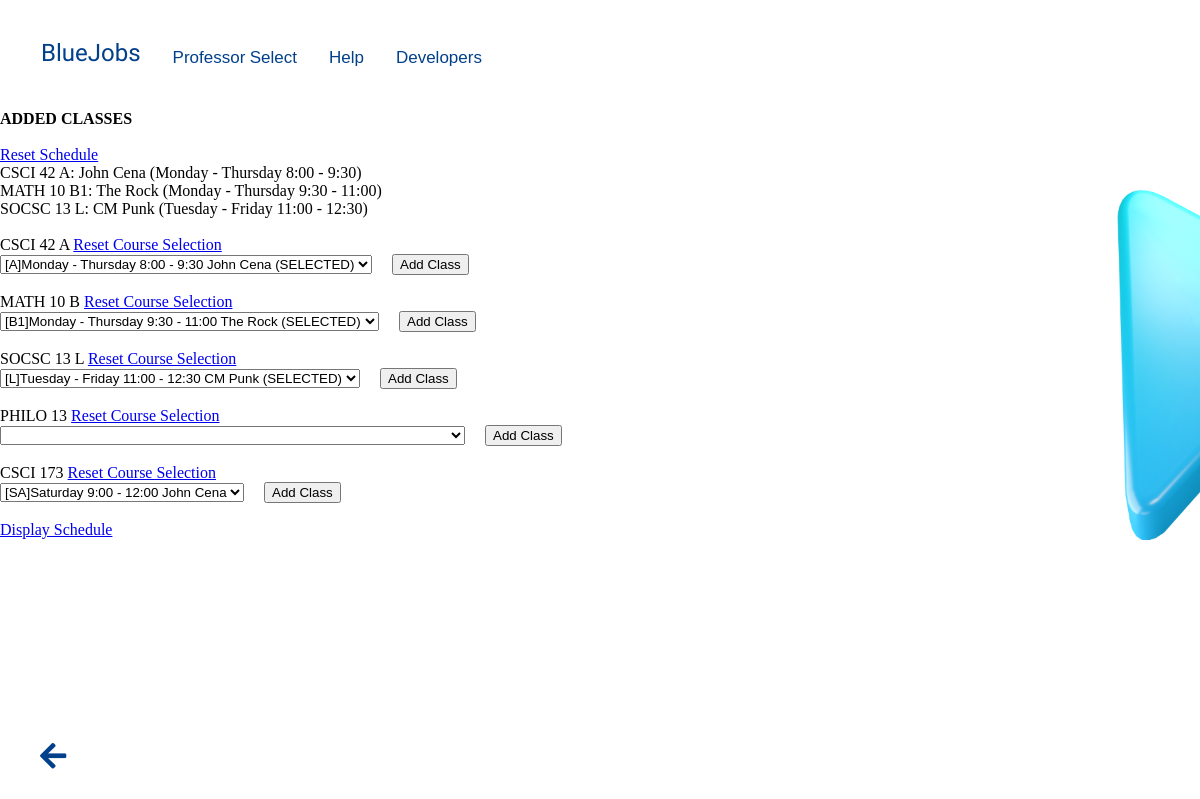
Before: /schedule_maker/schedule/create (signed in) with the older database file.
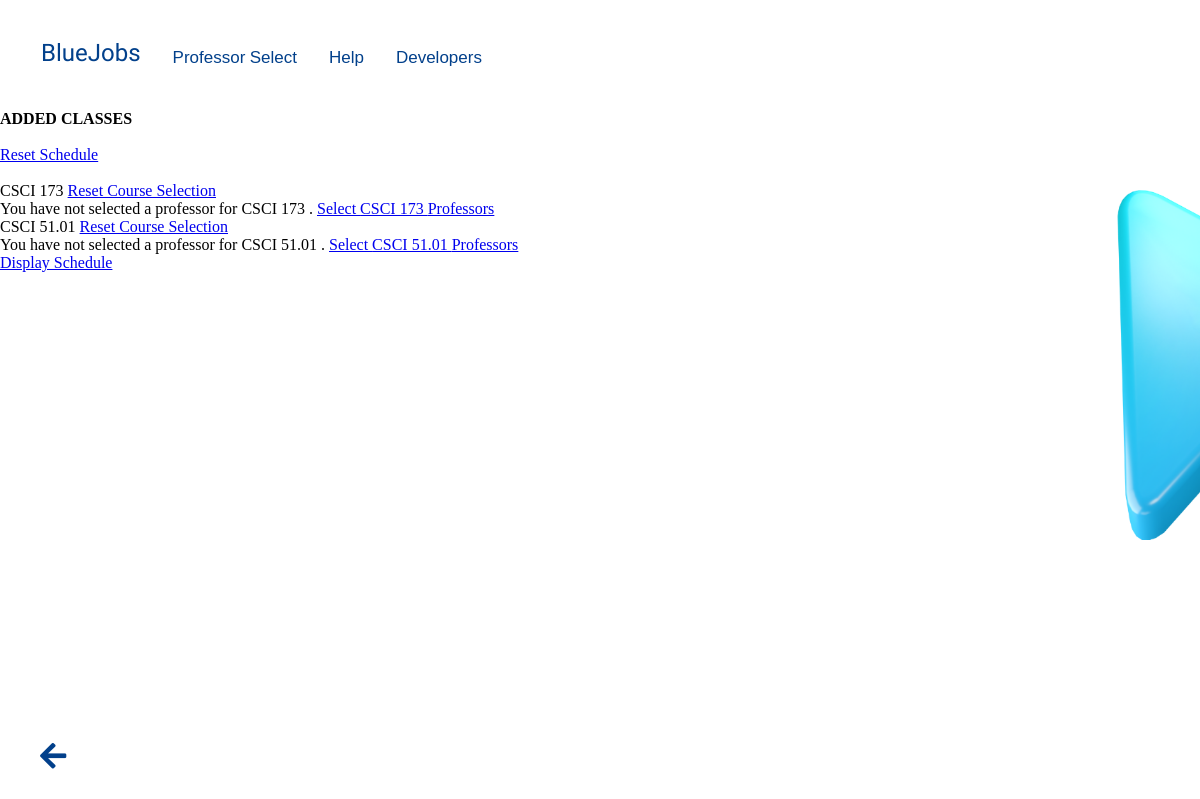
After: the same page with the newer database file.
### professor_select/models.py (models this page shows, shortened)
class CourseSection (models.Model):
    course = models.ForeignKey(Course, related_name = "classes",
                                on_delete = models.CASCADE)
    section = models.ForeignKey(SectionSchedule, related_name = "course_schedule",
                                on_delete = models.CASCADE)
    professor = models.ForeignKey(Professor, related_name = "professor_classes",
                                on_delete = models.CASCADE)
    slots = models.PositiveIntegerField(default = 30)
    venue = models.CharField(max_length = 255, default = "TBA")
    class Meta:
        constraints = [
            models.UniqueConstraint(fields=['course', 'section'], name='course_section')
        ]
    def __str__(self):
        return '{} {}: {}'.format(self.course, self.section.section_code, self.professor)

class SectionSchedule (models.Model):
    day_choices = (
        ('Monday - Thursday', 'Monday - Thursday'),
        ('Tuesday - Friday', 'Tuesday - Friday'),
        ('Wednesday', ' Wednesday'),
        ('Saturday', 'Saturday')
    )
    timeslots = (
        ('8:00 - 9:30', '8:00 - 9:30'),
        ('9:30 - 11:00', '9:30 - 11:00'),
        ('11:00 - 12:30', '11:00 - 12:30'),
        ('12:30 - 14:00', '12:30 - 14:00'),
        ('14:00 - 15:30', '14:00 - 15:30'),
        ('15:30 - 17:00', '15:30 - 17:00'),
        ('17:00 - 18:30', '17:00 - 18:30'),
        ('18:30 - 20:00', '18:30 - 20:00'),
        ('9:00 - 12:00', '9:00 - 12:00'),
        ('12:00 - 15:00', '12:00 - 15:00'),
        ('15:00 - 18:00', '15:00 - 18:00'),
        ('18:00 - 21:00', '18:00 - 21:00')
    )
    section_code = models.CharField(max_length = 10)
    day_schedule = models.CharField(max_length = 20, choices = day_choices)
    time_schedule = models.CharField(max_length = 20, choices = timeslots)
    period = models.PositiveIntegerField(default = 1)
    def __str__(self):
        return '{}'.format(self.section_code)
    @property
    def section_letter(self):
        if self.section_code[0] == "W" or self.section_code[0] == "S":
            return self.section_code[:2]
        return self.section_code[0]

class Course (models.Model):
    course_code = models.CharField(max_length = 20, unique = True)
    course_title = models.CharField(max_length = 255)
    department = models.ForeignKey(Department, related_name = "department_classes",
                                on_delete = models.CASCADE, default = get_department)
    def __str__(self):
        return '{}'.format(self.course_code)

class Professor (models.Model):
    professor_name = models.CharField(max_length = 255)
    email = models.EmailField(max_length = 255, unique = True)
    def __str__(self):
        return '{}'.format(self.professor_name)

class ProfessorFavorite(models.Model):
    professor = models.ForeignKey (Professor, on_delete = models.CASCADE)
    course = models.ForeignKey (Course, on_delete = models.CASCADE, related_name="favorites")
    student = models.ForeignKey (Student, related_name = "favorites",
                                 on_delete = models.CASCADE)
    class Meta:
        constraints = [
            models.UniqueConstraint(fields=['student', 'professor', 'course'], name='student_favorite')
        ]

### schedule_maker/models.py (models this page shows, shortened)
class RequiredCourse (models.Model):
    course = models.ForeignKey(Course, on_delete = models.CASCADE)
    student = models.ForeignKey(Student, related_name = "required_courses",
                                on_delete = models.CASCADE)
    class Meta:
        constraints = [
            models.UniqueConstraint(fields=['course', 'student'], name='required_course')
        ]
    @property
    def preferred_classes(self):
        favorites = ProfessorFavorite.objects.filter(student=self.student, course=self.course)
        favorites = [favorite.professor for favorite in favorites]
        return list(self.course.classes.filter(professor__in=favorites))
    @property
    def get_selected_class(self):
        query = self.student.classes.all()
        for classes in query:
            if classes.course_section.course == self.course:
                return classes.course_section
        return ""

class StudentSchedule (models.Model):
    student = models.ForeignKey(Student, on_delete = models.CASCADE, related_name="classes")
    course_section = models.ForeignKey(CourseSection, on_delete = models.CASCADE)
    class Meta:
        constraints = [
            models.UniqueConstraint(fields=['course_section', 'student'], name='student_schedule')
        ]

### landing_page/models.py (models this page shows, shortened)
class User(AbstractBaseUser, PermissionsMixin):
    email = models.EmailField(unique=True)
    is_student = models.BooleanField(default=False)
    is_department = models.BooleanField(default=False)
    is_staff = models.BooleanField(default=False)
    objects = UserManager()
    USERNAME_FIELD = 'email'
    REQUIRED_FIELDS = []

class Student(User):
    student_ID = models.IntegerField(default=200000, null=False, unique=True)
    student_name = models.CharField(max_length=255, null=False)
    degree_program = models.CharField(max_length=255, null=False)

### schedule_maker/views.py (the view, shortened to what this page needs)
# urls.py: path('schedule/create', create_schedule, name = 'create-schedule'),
def create_schedule(request):
    if request.user.is_authenticated and request.user.is_student:
        current_user = request.user
        student = Student.objects.get(pk = current_user.pk)
        args = { 'student': student }
        added_classes = [classes.course_section for classes in student.classes.all().order_by('course_section')]
        sections = [classes.section.section_letter for classes in added_classes]
        args['added_classes'] = added_classes
        args['sections'] = sections
        return render(request, 'schedule_maker/schedule-create.html', args)
    else:
        return redirect('landing_page:home')

### schedule_maker/templates/schedule_maker/schedule-create.html (shortened to what this page needs)
{% extends 'base.html' %}
{% load static %}
{% block content %}
    <div class="white-bg prof-select">
      <ul class="navbar">
          <li><a class="bluejobsnav" href="{% url 'landing_page:homepage-student' %}">BlueJobs</a></li>
          <li><a href="{% url 'professor_select:course_select' %}">Professor Select</a></li>
          <li><a href="{% url 'professor_select:course_select' %}">Help </a></li>
          <li><a href="{% url 'professor_select:course_select' %}">Developers </a></li>
          <li><a class="contrast-signout" href="{% url 'landing_page:login' %}">Sign Out</a></li>
      </ul>
      <img src="{% static 'profselect_icon.png' %}" class="landing-icon">
      <b>ADDED CLASSES </b><br> <br>
      <a href="{% url 'schedule_maker:reset-schedule' %}">
        Reset Schedule
      </a>
      <br>
      {% for class in added_classes %}
        {{ class }} ({{class.section.day_schedule}} {{class.section.time_schedule}}) <br>
      {% endfor %}
      <br>
      {% for required in student.required_courses.all %}
      {{ required.course }}
      {{ required.get_selected_class.section.section_letter }}
      <a href="{% url 'schedule_maker:reset-class' required.course.pk %}"> Reset Course Selection</a>
      {% if required.preferred_classes %}
      <form method="POST">
          <select name="class_select">
            {% for class in required.preferred_classes %}
                <option value="{{ class.pk }}"
                  {% if class == required.get_selected_class %}
                    selected disabled
                  {% elif class.section.section_letter in sections %}
                      disabled
                  {% endif %}>
                  [{{ class.section }}]{{ class.section.day_schedule }} {{ class.section.time_schedule }} {{class.professor}}
                </option>
            {% endfor %}
          </select>
        <button type="submit">Add Class</button>
      </form>
      {% else %}
          <br>You have not selected a professor for {{ required.course }} .
          <a href="{% url 'professor_select:professor_list' required.course.pk %}">Select {{ required.course }} Professors </a>
        {% endif %}
      <br>
      {% endfor %}
      <a href="{% url 'schedule_maker:display-schedule' %}">
        Display Schedule
      </a>
    </div>
    <a href="{% url 'schedule_maker:course_select' %}" class="back-arrow-dark">
      <i class="fas fa-arrow-left"></i>
    </a>
{% endblock %}

Changed rows visible on the page:
no longer on this page (row unchanged): CourseSection: course+section+professor "CSCI 42 A: John Cena", section.day_schedule "Monday - Thursday", section.time_schedule "8:00 - 9:30"
no longer on this page (row unchanged): CourseSection: course+section+professor "MATH 10 B1: The Rock", section.day_schedule "Monday - Thursday", section.time_schedule "9:30 - 11:00"
no longer on this page (row unchanged): CourseSection: course+section+professor "SOCSC 13 L: CM Punk", section.day_schedule "Tuesday - Friday", section.time_schedule "11:00 - 12:30"
removed RequiredCourse: course "CSCI 42", get_selected_class.section.section_letter "A", class_select "[A]Monday - Thursday 8:00 - 9:30 John Cena (SELECTED)"
removed RequiredCourse: course "MATH 10", get_selected_class.section.section_letter "B", class_select "[B1]Monday - Thursday 9:30 - 11:00 The Rock (SELECTED)"
removed RequiredCourse: course "SOCSC 13", get_selected_class.section.section_letter "L", class_select "[L]Tuesday - Friday 11:00 - 12:30 CM Punk (SELECTED)"
removed RequiredCourse: course "PHILO 13"
shown differently, row unchanged: RequiredCourse "CSCI 173": course (not shown) → "CSCI 173"; class_select "[SA]Saturday 9:00 - 12:00 John Cena" → (not shown); text "Add Class" → "You have not selected a professor for . Select Professors"
added RequiredCourse: course "CSCI 51.01"
